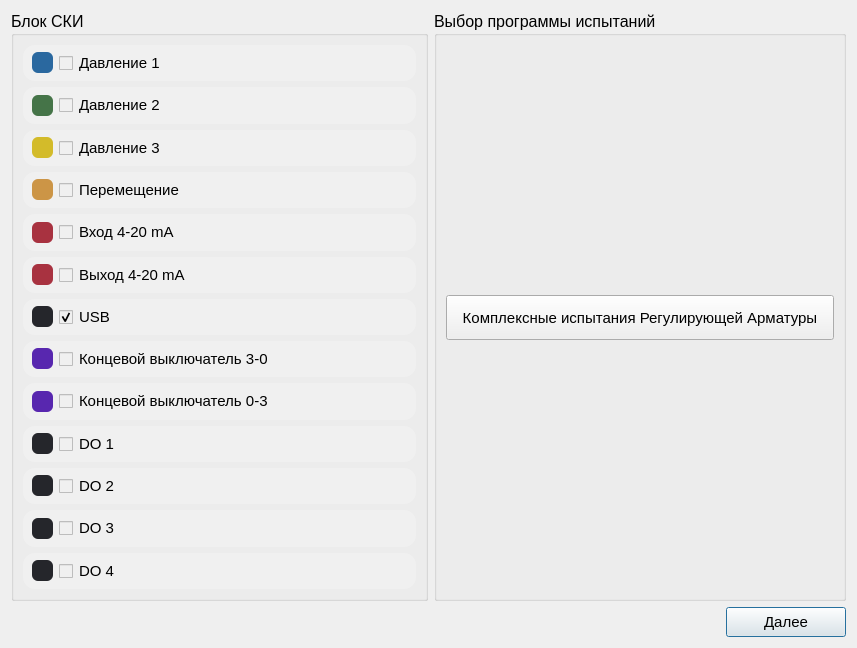
<?xml version="1.0" encoding="UTF-8"?>
<ui version="4.0">
 <class>SelectTests</class>
 <widget class="QDialog" name="SelectTests">
  <property name="geometry">
   <rect>
    <x>0</x>
    <y>0</y>
    <width>857</width>
    <height>648</height>
   </rect>
  </property>
  <property name="windowTitle">
   <string>Выбор программы испытаний</string>
  </property>
  <layout class="QVBoxLayout" name="verticalLayout_3">
   <item>
    <layout class="QHBoxLayout" name="horizontalLayout_2">
     <item>
      <widget class="QGroupBox" name="groupBox">
       <property name="font">
        <font>
         <family>Segoe UI</family>
         <pointsize>12</pointsize>
         <bold>false</bold>
        </font>
       </property>
       <property name="title">
        <string>Блок СКИ</string>
       </property>
       <layout class="QVBoxLayout" name="verticalLayout">
        <item>
         <widget class="QFrame" name="frame_pressure_1">
          <property name="sizePolicy">
           <sizepolicy hsizetype="Expanding" vsizetype="Preferred">
            <horstretch>0</horstretch>
            <verstretch>0</verstretch>
           </sizepolicy>
          </property>
          <property name="styleSheet">
           <string notr="true">background-color: #F0F0F0;
border-radius: 12px;</string>
          </property>
          <property name="frameShape">
           <enum>QFrame::Shape::StyledPanel</enum>
          </property>
          <property name="frameShadow">
           <enum>QFrame::Shadow::Raised</enum>
          </property>
          <layout class="QHBoxLayout" name="horizontalLayout_15">
           <property name="spacing">
            <number>6</number>
           </property>
           <property name="leftMargin">
            <number>9</number>
           </property>
           <property name="topMargin">
            <number>0</number>
           </property>
           <property name="rightMargin">
            <number>9</number>
           </property>
           <property name="bottomMargin">
            <number>0</number>
           </property>
           <item>
            <widget class="QWidget" name="pressure_1_color" native="true">
             <property name="minimumSize">
              <size>
               <width>21</width>
               <height>21</height>
              </size>
             </property>
             <property name="maximumSize">
              <size>
               <width>21</width>
               <height>21</height>
              </size>
             </property>
             <property name="font">
              <font>
               <pointsize>5</pointsize>
              </font>
             </property>
             <property name="styleSheet">
              <string notr="true">background-color: #2A689F;
border-radius: 6px;</string>
             </property>
            </widget>
           </item>
           <item>
            <widget class="QCheckBox" name="check_box_pressure_1">
             <property name="minimumSize">
              <size>
               <width>0</width>
               <height>32</height>
              </size>
             </property>
             <property name="font">
              <font>
               <family>Segoe UI</family>
               <pointsize>11</pointsize>
               <bold>false</bold>
               <underline>false</underline>
              </font>
             </property>
             <property name="mouseTracking">
              <bool>true</bool>
             </property>
             <property name="styleSheet">
              <string notr="true"/>
             </property>
             <property name="text">
              <string>Давление 1</string>
             </property>
            </widget>
           </item>
          </layout>
         </widget>
        </item>
        <item>
         <widget class="QFrame" name="frame_pressure_2">
          <property name="sizePolicy">
           <sizepolicy hsizetype="Expanding" vsizetype="Preferred">
            <horstretch>0</horstretch>
            <verstretch>0</verstretch>
           </sizepolicy>
          </property>
          <property name="styleSheet">
           <string notr="true">background-color: #F0F0F0;
border-radius: 12px;</string>
          </property>
          <property name="frameShape">
           <enum>QFrame::Shape::StyledPanel</enum>
          </property>
          <property name="frameShadow">
           <enum>QFrame::Shadow::Raised</enum>
          </property>
          <layout class="QHBoxLayout" name="horizontalLayout_16">
           <property name="leftMargin">
            <number>9</number>
           </property>
           <property name="topMargin">
            <number>0</number>
           </property>
           <property name="rightMargin">
            <number>9</number>
           </property>
           <property name="bottomMargin">
            <number>0</number>
           </property>
           <item>
            <widget class="QWidget" name="pressure_2_color" native="true">
             <property name="minimumSize">
              <size>
               <width>21</width>
               <height>21</height>
              </size>
             </property>
             <property name="maximumSize">
              <size>
               <width>21</width>
               <height>21</height>
              </size>
             </property>
             <property name="styleSheet">
              <string notr="true">background-color: #457448;
border-radius: 6px;</string>
             </property>
            </widget>
           </item>
           <item>
            <widget class="QCheckBox" name="check_box_pressure_2">
             <property name="minimumSize">
              <size>
               <width>0</width>
               <height>32</height>
              </size>
             </property>
             <property name="font">
              <font>
               <family>Segoe UI</family>
               <pointsize>11</pointsize>
               <bold>false</bold>
               <underline>false</underline>
              </font>
             </property>
             <property name="styleSheet">
              <string notr="true"/>
             </property>
             <property name="text">
              <string>Давление 2</string>
             </property>
            </widget>
           </item>
          </layout>
         </widget>
        </item>
        <item>
         <widget class="QFrame" name="frame_pressure_3">
          <property name="sizePolicy">
           <sizepolicy hsizetype="Expanding" vsizetype="Preferred">
            <horstretch>0</horstretch>
            <verstretch>0</verstretch>
           </sizepolicy>
          </property>
          <property name="styleSheet">
           <string notr="true">background-color: #F0F0F0;
border-radius: 12px;</string>
          </property>
          <property name="frameShape">
           <enum>QFrame::Shape::StyledPanel</enum>
          </property>
          <property name="frameShadow">
           <enum>QFrame::Shadow::Raised</enum>
          </property>
          <layout class="QHBoxLayout" name="horizontalLayout_17">
           <property name="leftMargin">
            <number>9</number>
           </property>
           <property name="topMargin">
            <number>0</number>
           </property>
           <property name="rightMargin">
            <number>9</number>
           </property>
           <property name="bottomMargin">
            <number>0</number>
           </property>
           <item>
            <widget class="QWidget" name="pressure_3_color" native="true">
             <property name="minimumSize">
              <size>
               <width>21</width>
               <height>21</height>
              </size>
             </property>
             <property name="maximumSize">
              <size>
               <width>21</width>
               <height>21</height>
              </size>
             </property>
             <property name="styleSheet">
              <string notr="true">background-color: #D3BB2A;
border-radius: 6px;</string>
             </property>
            </widget>
           </item>
           <item>
            <widget class="QCheckBox" name="check_box_pressure_3">
             <property name="minimumSize">
              <size>
               <width>0</width>
               <height>32</height>
              </size>
             </property>
             <property name="font">
              <font>
               <family>Segoe UI</family>
               <pointsize>11</pointsize>
               <bold>false</bold>
               <underline>false</underline>
              </font>
             </property>
             <property name="styleSheet">
              <string notr="true"/>
             </property>
             <property name="text">
              <string>Давление 3</string>
             </property>
            </widget>
           </item>
          </layout>
         </widget>
        </item>
        <item>
         <widget class="QFrame" name="frame_moving">
          <property name="styleSheet">
           <string notr="true">background-color: #F0F0F0;
border-radius: 12px;</string>
          </property>
          <property name="frameShape">
           <enum>QFrame::Shape::StyledPanel</enum>
          </property>
          <property name="frameShadow">
           <enum>QFrame::Shadow::Raised</enum>
          </property>
          <layout class="QHBoxLayout" name="horizontalLayout_18">
           <property name="leftMargin">
            <number>9</number>
           </property>
           <property name="topMargin">
            <number>0</number>
           </property>
           <property name="rightMargin">
            <number>9</number>
           </property>
           <property name="bottomMargin">
            <number>0</number>
           </property>
           <item>
            <widget class="QWidget" name="moving_color" native="true">
             <property name="minimumSize">
              <size>
               <width>21</width>
               <height>21</height>
              </size>
             </property>
             <property name="maximumSize">
              <size>
               <width>21</width>
               <height>21</height>
              </size>
             </property>
             <property name="styleSheet">
              <string notr="true">background-color: #CC9546;
border-radius: 6px;</string>
             </property>
            </widget>
           </item>
           <item>
            <widget class="QCheckBox" name="check_box_moving">
             <property name="minimumSize">
              <size>
               <width>0</width>
               <height>32</height>
              </size>
             </property>
             <property name="font">
              <font>
               <family>Segoe UI</family>
               <pointsize>11</pointsize>
               <bold>false</bold>
               <underline>false</underline>
              </font>
             </property>
             <property name="styleSheet">
              <string notr="true"/>
             </property>
             <property name="text">
              <string>Перемещение</string>
             </property>
            </widget>
           </item>
          </layout>
         </widget>
        </item>
        <item>
         <widget class="QFrame" name="frame_input_4_20_mA">
          <property name="styleSheet">
           <string notr="true">background-color: #F0F0F0;
border-radius: 12px;</string>
          </property>
          <property name="frameShape">
           <enum>QFrame::Shape::StyledPanel</enum>
          </property>
          <property name="frameShadow">
           <enum>QFrame::Shadow::Raised</enum>
          </property>
          <layout class="QHBoxLayout" name="horizontalLayout_19">
           <property name="leftMargin">
            <number>9</number>
           </property>
           <property name="topMargin">
            <number>0</number>
           </property>
           <property name="rightMargin">
            <number>9</number>
           </property>
           <property name="bottomMargin">
            <number>0</number>
           </property>
           <item>
            <widget class="QWidget" name="input_4_20_mA_color" native="true">
             <property name="minimumSize">
              <size>
               <width>21</width>
               <height>21</height>
              </size>
             </property>
             <property name="maximumSize">
              <size>
               <width>21</width>
               <height>21</height>
              </size>
             </property>
             <property name="styleSheet">
              <string notr="true">background-color: #A83240;
border-radius: 6px;</string>
             </property>
            </widget>
           </item>
           <item>
            <widget class="QCheckBox" name="check_box_input_4_20_mA">
             <property name="minimumSize">
              <size>
               <width>0</width>
               <height>32</height>
              </size>
             </property>
             <property name="font">
              <font>
               <family>Segoe UI</family>
               <pointsize>11</pointsize>
               <bold>false</bold>
               <underline>false</underline>
              </font>
             </property>
             <property name="styleSheet">
              <string notr="true"/>
             </property>
             <property name="text">
              <string>Вход 4-20 mA</string>
             </property>
            </widget>
           </item>
          </layout>
         </widget>
        </item>
        <item>
         <widget class="QFrame" name="frame_output_4_20_mA">
          <property name="styleSheet">
           <string notr="true">background-color: #F0F0F0;
border-radius: 12px;</string>
          </property>
          <property name="frameShape">
           <enum>QFrame::Shape::StyledPanel</enum>
          </property>
          <property name="frameShadow">
           <enum>QFrame::Shadow::Raised</enum>
          </property>
          <layout class="QHBoxLayout" name="horizontalLayout_22">
           <property name="leftMargin">
            <number>9</number>
           </property>
           <property name="topMargin">
            <number>0</number>
           </property>
           <property name="rightMargin">
            <number>9</number>
           </property>
           <property name="bottomMargin">
            <number>0</number>
           </property>
           <item>
            <widget class="QWidget" name="output_4_20_mA_color" native="true">
             <property name="minimumSize">
              <size>
               <width>21</width>
               <height>21</height>
              </size>
             </property>
             <property name="maximumSize">
              <size>
               <width>21</width>
               <height>21</height>
              </size>
             </property>
             <property name="styleSheet">
              <string notr="true">background-color: #A83240;
border-radius: 6px;</string>
             </property>
            </widget>
           </item>
           <item>
            <widget class="QCheckBox" name="check_box_output_4_20_mA">
             <property name="minimumSize">
              <size>
               <width>0</width>
               <height>32</height>
              </size>
             </property>
             <property name="font">
              <font>
               <family>Segoe UI</family>
               <pointsize>11</pointsize>
               <bold>false</bold>
               <underline>false</underline>
              </font>
             </property>
             <property name="styleSheet">
              <string notr="true"/>
             </property>
             <property name="text">
              <string>Выход 4-20 mA</string>
             </property>
            </widget>
           </item>
          </layout>
         </widget>
        </item>
        <item>
         <widget class="QFrame" name="frame_usb">
          <property name="styleSheet">
           <string notr="true">background-color: #F0F0F0;
border-radius: 12px;</string>
          </property>
          <property name="frameShape">
           <enum>QFrame::Shape::StyledPanel</enum>
          </property>
          <property name="frameShadow">
           <enum>QFrame::Shadow::Raised</enum>
          </property>
          <layout class="QHBoxLayout" name="horizontalLayout_24">
           <property name="leftMargin">
            <number>9</number>
           </property>
           <property name="topMargin">
            <number>0</number>
           </property>
           <property name="rightMargin">
            <number>9</number>
           </property>
           <property name="bottomMargin">
            <number>0</number>
           </property>
           <item>
            <widget class="QWidget" name="usb_color" native="true">
             <property name="minimumSize">
              <size>
               <width>21</width>
               <height>21</height>
              </size>
             </property>
             <property name="maximumSize">
              <size>
               <width>21</width>
               <height>21</height>
              </size>
             </property>
             <property name="styleSheet">
              <string notr="true">background-color: #25262B;
border-radius: 6px;</string>
             </property>
            </widget>
           </item>
           <item>
            <widget class="QCheckBox" name="check_box_usb">
             <property name="enabled">
              <bool>true</bool>
             </property>
             <property name="minimumSize">
              <size>
               <width>0</width>
               <height>32</height>
              </size>
             </property>
             <property name="font">
              <font>
               <family>Segoe UI</family>
               <pointsize>11</pointsize>
               <bold>false</bold>
               <underline>false</underline>
              </font>
             </property>
             <property name="mouseTracking">
              <bool>true</bool>
             </property>
             <property name="tabletTracking">
              <bool>false</bool>
             </property>
             <property name="styleSheet">
              <string notr="true"/>
             </property>
             <property name="text">
              <string>USB</string>
             </property>
             <property name="checked">
              <bool>true</bool>
             </property>
            </widget>
           </item>
          </layout>
         </widget>
        </item>
        <item>
         <widget class="QFrame" name="frame_imit_switch_3_0">
          <property name="styleSheet">
           <string notr="true">background-color: #F0F0F0;
border-radius: 12px;</string>
          </property>
          <property name="frameShape">
           <enum>QFrame::Shape::StyledPanel</enum>
          </property>
          <property name="frameShadow">
           <enum>QFrame::Shadow::Raised</enum>
          </property>
          <layout class="QHBoxLayout" name="horizontalLayout_20">
           <property name="leftMargin">
            <number>9</number>
           </property>
           <property name="topMargin">
            <number>0</number>
           </property>
           <property name="rightMargin">
            <number>9</number>
           </property>
           <property name="bottomMargin">
            <number>0</number>
           </property>
           <item>
            <widget class="QWidget" name="imit_switch_3_0_color" native="true">
             <property name="minimumSize">
              <size>
               <width>21</width>
               <height>21</height>
              </size>
             </property>
             <property name="maximumSize">
              <size>
               <width>21</width>
               <height>21</height>
              </size>
             </property>
             <property name="styleSheet">
              <string notr="true">background-color: #5827AF;
border-radius: 6px;</string>
             </property>
            </widget>
           </item>
           <item>
            <widget class="QCheckBox" name="check_box_imit_switch_3_0">
             <property name="minimumSize">
              <size>
               <width>0</width>
               <height>32</height>
              </size>
             </property>
             <property name="font">
              <font>
               <family>Segoe UI</family>
               <pointsize>11</pointsize>
               <bold>false</bold>
               <underline>false</underline>
              </font>
             </property>
             <property name="styleSheet">
              <string notr="true"/>
             </property>
             <property name="text">
              <string>Концевой выключатель 3-0</string>
             </property>
            </widget>
           </item>
          </layout>
         </widget>
        </item>
        <item>
         <widget class="QFrame" name="frame_imit_switch_0_3">
          <property name="styleSheet">
           <string notr="true">background-color: #F0F0F0;
border-radius: 12px;</string>
          </property>
          <property name="frameShape">
           <enum>QFrame::Shape::StyledPanel</enum>
          </property>
          <property name="frameShadow">
           <enum>QFrame::Shadow::Raised</enum>
          </property>
          <layout class="QHBoxLayout" name="horizontalLayout_21">
           <property name="leftMargin">
            <number>9</number>
           </property>
           <property name="topMargin">
            <number>0</number>
           </property>
           <property name="rightMargin">
            <number>9</number>
           </property>
           <property name="bottomMargin">
            <number>0</number>
           </property>
           <item>
            <widget class="QWidget" name="imit_switch_0_3_color" native="true">
             <property name="minimumSize">
              <size>
               <width>21</width>
               <height>21</height>
              </size>
             </property>
             <property name="maximumSize">
              <size>
               <width>21</width>
               <height>21</height>
              </size>
             </property>
             <property name="styleSheet">
              <string notr="true">background-color: #5827AF;
border-radius: 6px;</string>
             </property>
            </widget>
           </item>
           <item>
            <widget class="QCheckBox" name="check_box_imit_switch_0_3">
             <property name="minimumSize">
              <size>
               <width>0</width>
               <height>32</height>
              </size>
             </property>
             <property name="font">
              <font>
               <family>Segoe UI</family>
               <pointsize>11</pointsize>
               <bold>false</bold>
               <underline>false</underline>
              </font>
             </property>
             <property name="styleSheet">
              <string notr="true"/>
             </property>
             <property name="text">
              <string>Концевой выключатель 0-3</string>
             </property>
             <property name="checked">
              <bool>false</bool>
             </property>
             <property name="autoRepeat">
              <bool>false</bool>
             </property>
             <property name="autoExclusive">
              <bool>false</bool>
             </property>
             <property name="tristate">
              <bool>false</bool>
             </property>
            </widget>
           </item>
          </layout>
         </widget>
        </item>
        <item>
         <widget class="QFrame" name="frame_do_1">
          <property name="styleSheet">
           <string notr="true">background-color: #F0F0F0;
border-radius: 12px;</string>
          </property>
          <property name="frameShape">
           <enum>QFrame::Shape::StyledPanel</enum>
          </property>
          <property name="frameShadow">
           <enum>QFrame::Shadow::Raised</enum>
          </property>
          <layout class="QHBoxLayout" name="horizontalLayout_27">
           <property name="leftMargin">
            <number>9</number>
           </property>
           <property name="topMargin">
            <number>0</number>
           </property>
           <property name="rightMargin">
            <number>9</number>
           </property>
           <property name="bottomMargin">
            <number>0</number>
           </property>
           <item>
            <widget class="QWidget" name="do_1_color" native="true">
             <property name="minimumSize">
              <size>
               <width>21</width>
               <height>21</height>
              </size>
             </property>
             <property name="maximumSize">
              <size>
               <width>21</width>
               <height>21</height>
              </size>
             </property>
             <property name="styleSheet">
              <string notr="true">background-color: #25262B;
border-radius: 6px;</string>
             </property>
            </widget>
           </item>
           <item>
            <widget class="QCheckBox" name="check_box_do_1">
             <property name="minimumSize">
              <size>
               <width>0</width>
               <height>32</height>
              </size>
             </property>
             <property name="font">
              <font>
               <family>Segoe UI</family>
               <pointsize>11</pointsize>
               <bold>false</bold>
               <underline>false</underline>
              </font>
             </property>
             <property name="styleSheet">
              <string notr="true"/>
             </property>
             <property name="text">
              <string>DO 1</string>
             </property>
             <property name="checkable">
              <bool>true</bool>
             </property>
             <property name="checked">
              <bool>false</bool>
             </property>
            </widget>
           </item>
          </layout>
         </widget>
        </item>
        <item>
         <widget class="QFrame" name="frame_do_2">
          <property name="styleSheet">
           <string notr="true">background-color: #F0F0F0;
border-radius: 12px;</string>
          </property>
          <property name="frameShape">
           <enum>QFrame::Shape::StyledPanel</enum>
          </property>
          <property name="frameShadow">
           <enum>QFrame::Shadow::Raised</enum>
          </property>
          <layout class="QHBoxLayout" name="horizontalLayout_23">
           <property name="leftMargin">
            <number>9</number>
           </property>
           <property name="topMargin">
            <number>0</number>
           </property>
           <property name="rightMargin">
            <number>9</number>
           </property>
           <property name="bottomMargin">
            <number>0</number>
           </property>
           <item>
            <widget class="QWidget" name="do_2_color" native="true">
             <property name="minimumSize">
              <size>
               <width>21</width>
               <height>21</height>
              </size>
             </property>
             <property name="maximumSize">
              <size>
               <width>21</width>
               <height>21</height>
              </size>
             </property>
             <property name="styleSheet">
              <string notr="true">background-color: #25262B;
border-radius: 6px;</string>
             </property>
            </widget>
           </item>
           <item>
            <widget class="QCheckBox" name="check_box_do_2">
             <property name="minimumSize">
              <size>
               <width>0</width>
               <height>32</height>
              </size>
             </property>
             <property name="font">
              <font>
               <family>Segoe UI</family>
               <pointsize>11</pointsize>
               <bold>false</bold>
               <underline>false</underline>
              </font>
             </property>
             <property name="styleSheet">
              <string notr="true"/>
             </property>
             <property name="text">
              <string>DO 2</string>
             </property>
            </widget>
           </item>
          </layout>
         </widget>
        </item>
        <item>
         <widget class="QFrame" name="frame_do_3">
          <property name="styleSheet">
           <string notr="true">background-color: #F0F0F0;
border-radius: 12px;</string>
          </property>
          <property name="frameShape">
           <enum>QFrame::Shape::StyledPanel</enum>
          </property>
          <property name="frameShadow">
           <enum>QFrame::Shadow::Raised</enum>
          </property>
          <layout class="QHBoxLayout" name="horizontalLayout_25">
           <property name="leftMargin">
            <number>9</number>
           </property>
           <property name="topMargin">
            <number>0</number>
           </property>
           <property name="rightMargin">
            <number>9</number>
           </property>
           <property name="bottomMargin">
            <number>0</number>
           </property>
           <item>
            <widget class="QWidget" name="do_3_color" native="true">
             <property name="minimumSize">
              <size>
               <width>21</width>
               <height>21</height>
              </size>
             </property>
             <property name="maximumSize">
              <size>
               <width>21</width>
               <height>21</height>
              </size>
             </property>
             <property name="styleSheet">
              <string notr="true">background-color: #25262B;
border-radius: 6px;</string>
             </property>
            </widget>
           </item>
           <item>
            <widget class="QCheckBox" name="check_box_do_3">
             <property name="minimumSize">
              <size>
               <width>0</width>
               <height>32</height>
              </size>
             </property>
             <property name="font">
              <font>
               <family>Segoe UI</family>
               <pointsize>11</pointsize>
               <bold>false</bold>
               <underline>false</underline>
              </font>
             </property>
             <property name="styleSheet">
              <string notr="true"/>
             </property>
             <property name="text">
              <string>DO 3</string>
             </property>
            </widget>
           </item>
          </layout>
         </widget>
        </item>
        <item>
         <widget class="QFrame" name="frame_do_4">
          <property name="styleSheet">
           <string notr="true">background-color: #F0F0F0;
border-radius: 12px;</string>
          </property>
          <property name="frameShape">
           <enum>QFrame::Shape::StyledPanel</enum>
          </property>
          <property name="frameShadow">
           <enum>QFrame::Shadow::Raised</enum>
          </property>
          <layout class="QHBoxLayout" name="horizontalLayout_26">
           <property name="leftMargin">
            <number>9</number>
           </property>
           <property name="topMargin">
            <number>0</number>
           </property>
           <property name="rightMargin">
            <number>9</number>
           </property>
           <property name="bottomMargin">
            <number>0</number>
           </property>
           <item>
            <widget class="QWidget" name="do_4_color" native="true">
             <property name="minimumSize">
              <size>
               <width>21</width>
               <height>21</height>
              </size>
             </property>
             <property name="maximumSize">
              <size>
               <width>21</width>
               <height>21</height>
              </size>
             </property>
             <property name="styleSheet">
              <string notr="true">background-color: #25262B;
border-radius: 6px;</string>
             </property>
            </widget>
           </item>
           <item>
            <widget class="QCheckBox" name="check_box_do_4">
             <property name="minimumSize">
              <size>
               <width>0</width>
               <height>32</height>
              </size>
             </property>
             <property name="font">
              <font>
               <family>Segoe UI</family>
               <pointsize>11</pointsize>
               <bold>false</bold>
               <underline>false</underline>
              </font>
             </property>
             <property name="styleSheet">
              <string notr="true"/>
             </property>
             <property name="text">
              <string>DO 4</string>
             </property>
            </widget>
           </item>
          </layout>
         </widget>
        </item>
       </layout>
      </widget>
     </item>
     <item>
      <widget class="QGroupBox" name="groupBox_2">
       <property name="font">
        <font>
         <family>Segoe UI</family>
         <pointsize>12</pointsize>
         <bold>false</bold>
        </font>
       </property>
       <property name="title">
        <string>Выбор программы испытаний</string>
       </property>
       <layout class="QVBoxLayout" name="verticalLayout_2">
        <item>
         <spacer name="verticalSpacer_2">
          <property name="orientation">
           <enum>Qt::Orientation::Vertical</enum>
          </property>
          <property name="sizeHint" stdset="0">
           <size>
            <width>20</width>
            <height>40</height>
           </size>
          </property>
         </spacer>
        </item>
        <item>
         <widget class="QToolButton" name="button_C_CVT">
          <property name="sizePolicy">
           <sizepolicy hsizetype="Preferred" vsizetype="Preferred">
            <horstretch>0</horstretch>
            <verstretch>0</verstretch>
           </sizepolicy>
          </property>
          <property name="minimumSize">
           <size>
            <width>0</width>
            <height>45</height>
           </size>
          </property>
          <property name="font">
           <font>
            <family>Segoe UI</family>
            <pointsize>11</pointsize>
            <italic>false</italic>
            <bold>false</bold>
           </font>
          </property>
          <property name="styleSheet">
           <string notr="true">padding: 5px 10px;</string>
          </property>
          <property name="text">
           <string>Комплексные испытания Регулирующей Арматуры</string>
          </property>
          <property name="shortcut">
           <string>5</string>
          </property>
         </widget>
        </item>
        <item>
         <spacer name="verticalSpacer">
          <property name="orientation">
           <enum>Qt::Orientation::Vertical</enum>
          </property>
          <property name="sizeHint" stdset="0">
           <size>
            <width>20</width>
            <height>40</height>
           </size>
          </property>
         </spacer>
        </item>
       </layout>
      </widget>
     </item>
    </layout>
   </item>
   <item>
    <layout class="QHBoxLayout" name="horizontalLayout">
     <item>
      <spacer name="horizontalSpacer">
       <property name="orientation">
        <enum>Qt::Orientation::Horizontal</enum>
       </property>
       <property name="sizeHint" stdset="0">
        <size>
         <width>40</width>
         <height>20</height>
        </size>
       </property>
      </spacer>
     </item>
     <item>
      <widget class="QPushButton" name="entry_testing">
       <property name="enabled">
        <bool>true</bool>
       </property>
       <property name="minimumSize">
        <size>
         <width>120</width>
         <height>0</height>
        </size>
       </property>
       <property name="font">
        <font>
         <pointsize>11</pointsize>
        </font>
       </property>
       <property name="styleSheet">
        <string notr="true">padding: 5px 10px;</string>
       </property>
       <property name="text">
        <string>Далее</string>
       </property>
      </widget>
     </item>
    </layout>
   </item>
  </layout>
 </widget>
 <tabstops>
  <tabstop>button_C_CVT</tabstop>
  <tabstop>entry_testing</tabstop>
  <tabstop>check_box_pressure_1</tabstop>
  <tabstop>check_box_pressure_2</tabstop>
  <tabstop>check_box_pressure_3</tabstop>
  <tabstop>check_box_moving</tabstop>
  <tabstop>check_box_input_4_20_mA</tabstop>
  <tabstop>check_box_output_4_20_mA</tabstop>
  <tabstop>check_box_usb</tabstop>
  <tabstop>check_box_imit_switch_3_0</tabstop>
  <tabstop>check_box_imit_switch_0_3</tabstop>
  <tabstop>check_box_do_1</tabstop>
  <tabstop>check_box_do_2</tabstop>
  <tabstop>check_box_do_3</tabstop>
  <tabstop>check_box_do_4</tabstop>
 </tabstops>
 <resources/>
 <connections/>
</ui>
